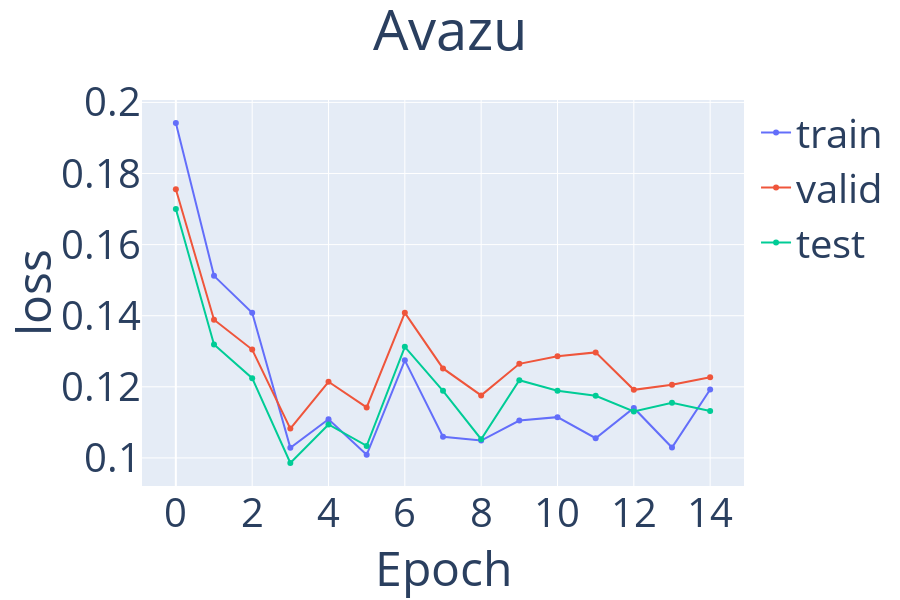

Here is the notebook cell this chart was saved with:
### Code cell
import BGNN 
import sys
import importlib
importlib.reload(sys.modules['BGNN'])
from BGNN import BGNNPredictor

bgnn = BGNNPredictor(gnn_model, task = task,
                 loss_fn = None,
                 trees_per_epoch = trees_per_epoch,
                 backprop_per_epoch = backprop_per_epoch,
                 lr=lr,
                 append_gbdt_pred = append_gbdt_pred,
                 train_input_features = train_input_features,
                 gbdt_depth=gbdt_depth,
                 gbdt_lr=gbdt_lr)

metrics = bgnn.fit(graph, X, y, train_mask, val_mask, test_mask, cat_features, 
        num_epochs=100, patience=10, metric_name='loss',
            normalize_features=True)

bgnn.plot_interactive(metrics, legend=['train', 'valid', 'test'], title='Avazu', metric_name='loss')

### Figure 1 — Plotly figure (JSON) as saved in the notebook; plotly's stock layout.template omitted (floating-point values rounded to 4 significant figures)
{"data": [{"mode": "lines+markers", "name": "train", "type": "scatter", "x": [0, 1, 2, 3, 4, 5, 6, 7, 8, 9, 10, 11, 12, 13, 14], "y": [0.1942, 0.1512, 0.1408, 0.1029, 0.1109, 0.1009, 0.1274, 0.1059, 0.1049, 0.1105, 0.1115, 0.1055, 0.1141, 0.1029, 0.1193]}, {"mode": "lines+markers", "name": "valid", "type": "scatter", "x": [0, 1, 2, 3, 4, 5, 6, 7, 8, 9, 10, 11, 12, 13, 14], "y": [0.1756, 0.1389, 0.1305, 0.1082, 0.1214, 0.1142, 0.1408, 0.1252, 0.1176, 0.1265, 0.1286, 0.1297, 0.1192, 0.1206, 0.1227]}, {"mode": "lines+markers", "name": "test", "type": "scatter", "x": [0, 1, 2, 3, 4, 5, 6, 7, 8, 9, 10, 11, 12, 13, 14], "y": [0.17, 0.1319, 0.1224, 0.09859, 0.1094, 0.1034, 0.1313, 0.1189, 0.1053, 0.1218, 0.1189, 0.1175, 0.1131, 0.1155, 0.1132]}], "layout": {"font": {"size": 40}, "height": 600, "title": {"text": "Avazu", "x": 0.5}, "xaxis": {"title": {"text": "Epoch"}}, "yaxis": {"title": {"text": "loss"}}}}
